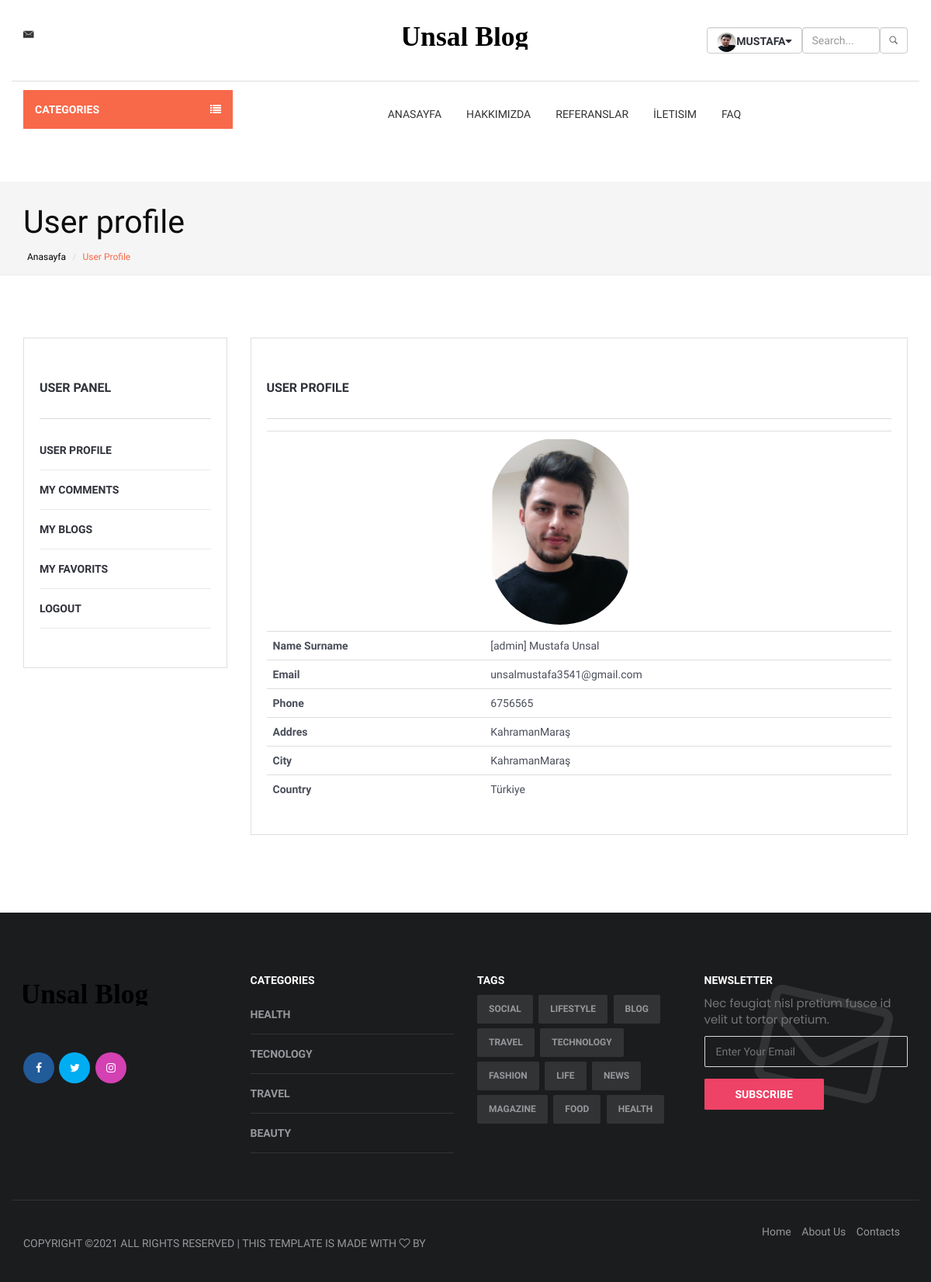
The page /user/ (signed in) on the database as committed earlier.
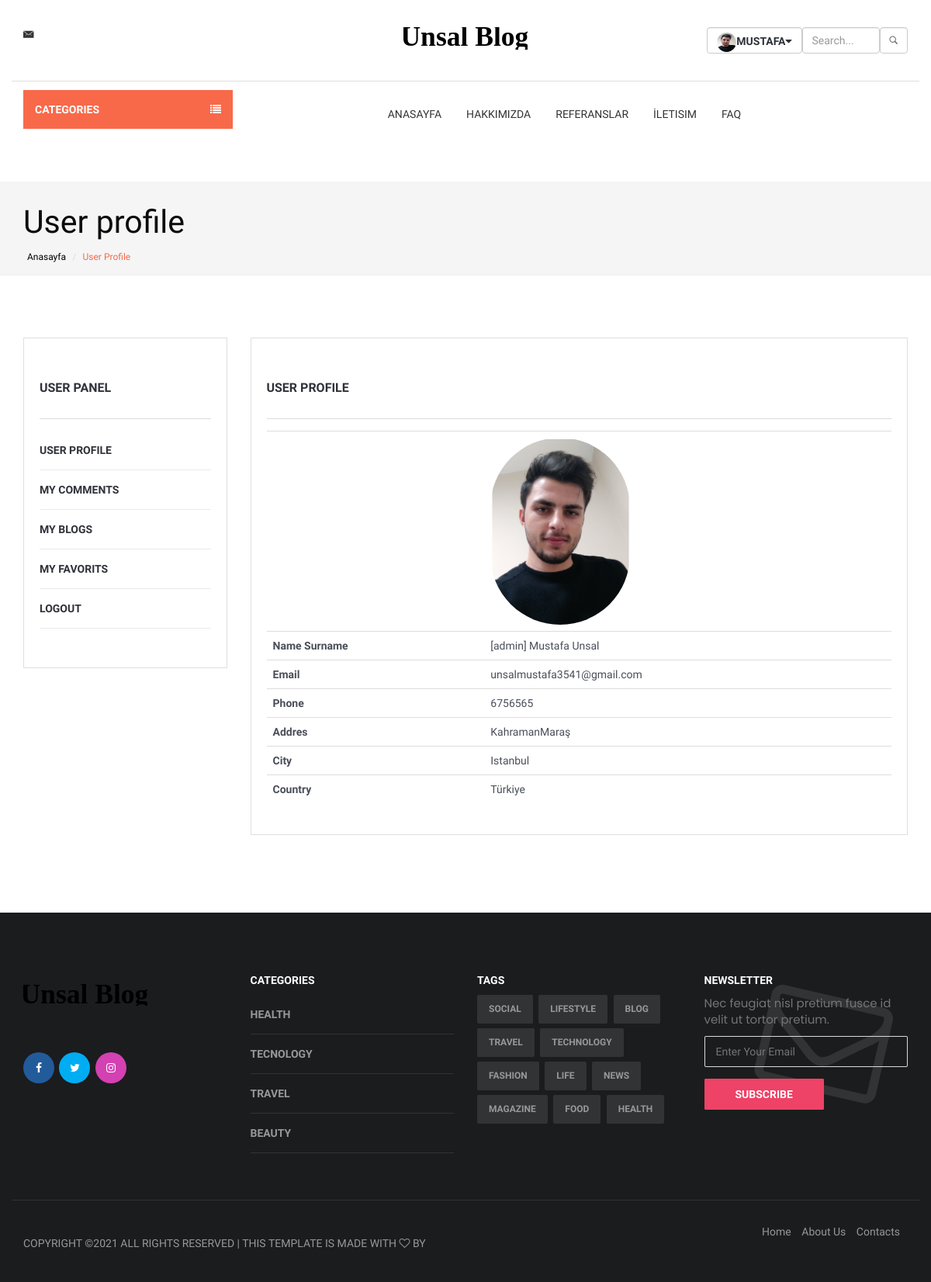
The same page on the database as committed later.
### home/models.py (models this page shows, shortened)
class UserProfile(models.Model):  #user profil resim işlemleri
    user = models.OneToOneField(User,on_delete=models.CASCADE)
    phone = models.CharField(blank=True, max_length=15)
    address = models.CharField(blank=True, max_length=50)
    city = models.CharField(blank=True, max_length=20)
    country = models.CharField(blank=True, max_length=20)
    image = models.ImageField(blank=True, upload_to='images/users/')
    def user_name(self):
        return '[' +self.user.username + ']  ' +self.user.first_name + '  ' +self.user.last_name
    def image_tag(self):    #resmi admin panelde göstermesi için
        return mark_safe('<img src="{}" height="50"/>'.format(self.image.url))
    image_tag.short_description = 'Image'

### user/views.py (the view)
# urls.py: path('', views.index, name='index'),
@login_required(login_url='/login') # Check login
def index(request):
    current_user = request.user  # kullanıcı oturum bilgilerine erişim
    profile = UserProfile.objects.get(user_id=current_user.id)
    category = Category.objects.all()
    context = {
         'category': category,
         'profile':profile,
               }
    return render(request, 'user_profile.html', context)

### user/templates/user_profile.html (shortened to what this page needs)
{% extends 'homebase.html' %}
{% block sidebar %}{% include 'sidebar.html' %}{% endblock %}
{% block content %}
    <section class="page-header">
        <div class="container">
            <div class="row">
                <div class="col-md-12">
                    <div class="content">
                        <h1 class="page-name" style="color: #0c0c0c">User profile</h1>
                        <ol class="breadcrumb">
                            <li><a href="/">Anasayfa</a></li>
                            <li class="active">User Profile</li>
                        </ol>
                    </div>
                </div>
            </div>
        </div>
    </section>
    <div class="section">
        <div class="container">
            <div class="row">
                <div class="col-md-3">
                    <div class="section-row">
                        <div class="dashboard-wrapper dashboard-user-profile">
                            {% include 'user_panel.html' %}
                        </div>
                    </div>
                </div>
                <div class="col-md-9">
                    <div class="aside-widget">
                        <div class="dashboard-wrapper dashboard-user-profile">
                            <div class="section-title">
                                <h2 class="title">User Profile</h2>
                            </div>
                            <div class="table-responsive">
                                <table class="table">
                                    <tr>
                                        <th></th>
                                        <div class="pull-left text-center" href="#!">
                                            <td><img class="media-object user-img" src="{{ profile.image.url }}">
                                            </td>
                                        </div>
                                    </tr>
                                    <tr>
                                        <th>Name Surname</th>
                                        <td>{{ profile.user_name }}</td>
                                    </tr>
                                    <tr>
                                        <th>Email</th>
                                        <td>{{ profile.user.email }}</td>
                                    </tr>
                                    <tr>
                                        <th>Phone</th>
                                        <td>{{ profile.phone }}</td>
                                    </tr>
                                    <tr>
                                        <th>Addres</th>
                                        <td>{{ profile.address }}</td>
                                    </tr>
                                    <tr>
                                        <th>City</th>
                                        <td>{{ profile.city }}</td>
                                    </tr>
                                    <tr>
                                        <th>Country</th>
                                        <td>{{ profile.country }}</td>
                                    </tr>
                                </table>
                            </div>
                        </div>
                    </div>
                </div>
            </div>
        </div>
    </div>
{% endblock %}

Rows that differ between the two databases and show on the page:
changed UserProfile "KahramanMaraş": city "KahramanMaraş" → "Istanbul"
